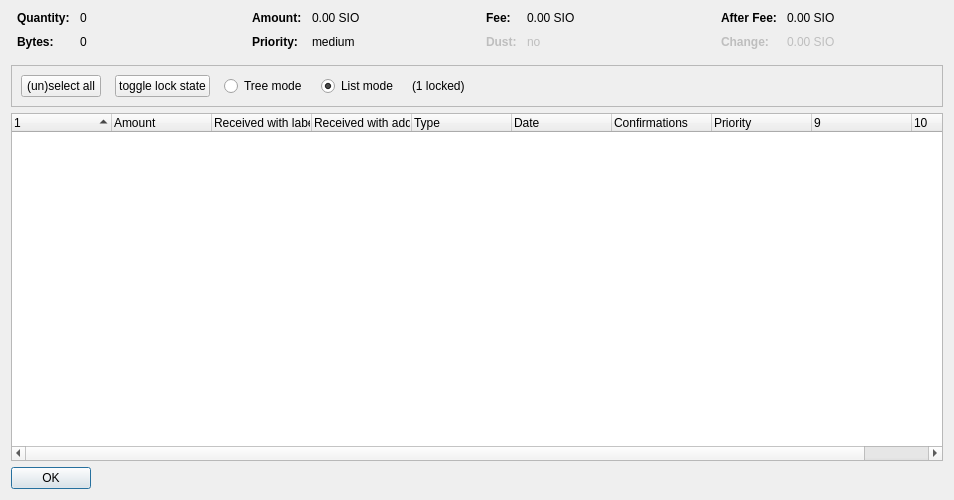
<?xml version="1.0" encoding="UTF-8"?>
<ui version="4.0">
 <class>CoinControlDialog</class>
 <widget class="QDialog" name="CoinControlDialog">
  <property name="geometry">
   <rect>
    <x>0</x>
    <y>0</y>
    <width>954</width>
    <height>500</height>
   </rect>
  </property>
  <property name="windowTitle">
   <string>Coin Selection</string>
  </property>
  <layout class="QVBoxLayout" name="verticalLayout">
   <item>
    <layout class="QHBoxLayout" name="horizontalLayoutTop" stretch="0,0,0,0">
     <property name="topMargin">
      <number>0</number>
     </property>
     <property name="bottomMargin">
      <number>10</number>
     </property>
     <item>
      <layout class="QFormLayout" name="formLayoutCoinControl1">
       <property name="horizontalSpacing">
        <number>10</number>
       </property>
       <property name="verticalSpacing">
        <number>10</number>
       </property>
       <property name="leftMargin">
        <number>6</number>
       </property>
       <property name="rightMargin">
        <number>6</number>
       </property>
       <item row="0" column="0">
        <widget class="QLabel" name="labelCoinControlQuantityText">
         <property name="font">
          <font>
           <weight>75</weight>
           <bold>true</bold>
          </font>
         </property>
         <property name="text">
          <string>Quantity:</string>
         </property>
        </widget>
       </item>
       <item row="0" column="1">
        <widget class="QLabel" name="labelCoinControlQuantity">
         <property name="cursor">
          <cursorShape>IBeamCursor</cursorShape>
         </property>
         <property name="contextMenuPolicy">
          <enum>Qt::ActionsContextMenu</enum>
         </property>
         <property name="text">
          <string notr="true">0</string>
         </property>
         <property name="textInteractionFlags">
          <set>Qt::LinksAccessibleByMouse|Qt::TextSelectableByKeyboard|Qt::TextSelectableByMouse</set>
         </property>
        </widget>
       </item>
       <item row="1" column="0">
        <widget class="QLabel" name="labelCoinControlBytesText">
         <property name="font">
          <font>
           <weight>75</weight>
           <bold>true</bold>
          </font>
         </property>
         <property name="text">
          <string>Bytes:</string>
         </property>
        </widget>
       </item>
       <item row="1" column="1">
        <widget class="QLabel" name="labelCoinControlBytes">
         <property name="cursor">
          <cursorShape>IBeamCursor</cursorShape>
         </property>
         <property name="contextMenuPolicy">
          <enum>Qt::ActionsContextMenu</enum>
         </property>
         <property name="text">
          <string notr="true">0</string>
         </property>
         <property name="textInteractionFlags">
          <set>Qt::LinksAccessibleByMouse|Qt::TextSelectableByKeyboard|Qt::TextSelectableByMouse</set>
         </property>
        </widget>
       </item>
      </layout>
     </item>
     <item>
      <layout class="QFormLayout" name="formLayoutCoinControl2">
       <property name="horizontalSpacing">
        <number>10</number>
       </property>
       <property name="verticalSpacing">
        <number>10</number>
       </property>
       <property name="leftMargin">
        <number>6</number>
       </property>
       <property name="rightMargin">
        <number>6</number>
       </property>
       <item row="0" column="0">
        <widget class="QLabel" name="labelCoinControlAmountText">
         <property name="font">
          <font>
           <weight>75</weight>
           <bold>true</bold>
          </font>
         </property>
         <property name="text">
          <string>Amount:</string>
         </property>
        </widget>
       </item>
       <item row="0" column="1">
        <widget class="QLabel" name="labelCoinControlAmount">
         <property name="cursor">
          <cursorShape>IBeamCursor</cursorShape>
         </property>
         <property name="contextMenuPolicy">
          <enum>Qt::ActionsContextMenu</enum>
         </property>
         <property name="text">
          <string notr="true">0.00 SIO</string>
         </property>
         <property name="textInteractionFlags">
          <set>Qt::LinksAccessibleByMouse|Qt::TextSelectableByKeyboard|Qt::TextSelectableByMouse</set>
         </property>
        </widget>
       </item>
       <item row="1" column="0">
        <widget class="QLabel" name="labelCoinControlPriorityText">
         <property name="font">
          <font>
           <weight>75</weight>
           <bold>true</bold>
          </font>
         </property>
         <property name="text">
          <string>Priority:</string>
         </property>
        </widget>
       </item>
       <item row="1" column="1">
        <widget class="QLabel" name="labelCoinControlPriority">
         <property name="cursor">
          <cursorShape>IBeamCursor</cursorShape>
         </property>
         <property name="contextMenuPolicy">
          <enum>Qt::ActionsContextMenu</enum>
         </property>
         <property name="text">
          <string>medium</string>
         </property>
         <property name="textInteractionFlags">
          <set>Qt::LinksAccessibleByMouse|Qt::TextSelectableByKeyboard|Qt::TextSelectableByMouse</set>
         </property>
        </widget>
       </item>
      </layout>
     </item>
     <item>
      <layout class="QFormLayout" name="formLayoutCoinControl3">
       <property name="horizontalSpacing">
        <number>10</number>
       </property>
       <property name="verticalSpacing">
        <number>10</number>
       </property>
       <property name="leftMargin">
        <number>6</number>
       </property>
       <property name="rightMargin">
        <number>6</number>
       </property>
       <item row="0" column="0">
        <widget class="QLabel" name="labelCoinControlFeeText">
         <property name="font">
          <font>
           <weight>75</weight>
           <bold>true</bold>
          </font>
         </property>
         <property name="text">
          <string>Fee:</string>
         </property>
        </widget>
       </item>
       <item row="0" column="1">
        <widget class="QLabel" name="labelCoinControlFee">
         <property name="cursor">
          <cursorShape>IBeamCursor</cursorShape>
         </property>
         <property name="contextMenuPolicy">
          <enum>Qt::ActionsContextMenu</enum>
         </property>
         <property name="text">
          <string notr="true">0.00 SIO</string>
         </property>
         <property name="textInteractionFlags">
          <set>Qt::LinksAccessibleByMouse|Qt::TextSelectableByKeyboard|Qt::TextSelectableByMouse</set>
         </property>
        </widget>
       </item>
       <item row="1" column="0">
        <widget class="QLabel" name="labelCoinControlLowOutputText">
         <property name="enabled">
          <bool>false</bool>
         </property>
         <property name="font">
          <font>
           <weight>75</weight>
           <bold>true</bold>
          </font>
         </property>
         <property name="text">
          <string>Dust:</string>
         </property>
        </widget>
       </item>
       <item row="1" column="1">
        <widget class="QLabel" name="labelCoinControlLowOutput">
         <property name="enabled">
          <bool>false</bool>
         </property>
         <property name="cursor">
          <cursorShape>IBeamCursor</cursorShape>
         </property>
         <property name="contextMenuPolicy">
          <enum>Qt::ActionsContextMenu</enum>
         </property>
         <property name="text">
          <string>no</string>
         </property>
         <property name="textInteractionFlags">
          <set>Qt::LinksAccessibleByMouse|Qt::TextSelectableByKeyboard|Qt::TextSelectableByMouse</set>
         </property>
        </widget>
       </item>
      </layout>
     </item>
     <item>
      <layout class="QFormLayout" name="formLayoutCoinControl4">
       <property name="horizontalSpacing">
        <number>10</number>
       </property>
       <property name="verticalSpacing">
        <number>10</number>
       </property>
       <property name="leftMargin">
        <number>6</number>
       </property>
       <property name="rightMargin">
        <number>6</number>
       </property>
       <item row="0" column="0">
        <widget class="QLabel" name="labelCoinControlAfterFeeText">
         <property name="font">
          <font>
           <weight>75</weight>
           <bold>true</bold>
          </font>
         </property>
         <property name="text">
          <string>After Fee:</string>
         </property>
        </widget>
       </item>
       <item row="0" column="1">
        <widget class="QLabel" name="labelCoinControlAfterFee">
         <property name="cursor">
          <cursorShape>IBeamCursor</cursorShape>
         </property>
         <property name="contextMenuPolicy">
          <enum>Qt::ActionsContextMenu</enum>
         </property>
         <property name="text">
          <string notr="true">0.00 SIO</string>
         </property>
         <property name="textInteractionFlags">
          <set>Qt::LinksAccessibleByMouse|Qt::TextSelectableByKeyboard|Qt::TextSelectableByMouse</set>
         </property>
        </widget>
       </item>
       <item row="1" column="0">
        <widget class="QLabel" name="labelCoinControlChangeText">
         <property name="enabled">
          <bool>false</bool>
         </property>
         <property name="font">
          <font>
           <weight>75</weight>
           <bold>true</bold>
          </font>
         </property>
         <property name="text">
          <string>Change:</string>
         </property>
        </widget>
       </item>
       <item row="1" column="1">
        <widget class="QLabel" name="labelCoinControlChange">
         <property name="enabled">
          <bool>false</bool>
         </property>
         <property name="cursor">
          <cursorShape>IBeamCursor</cursorShape>
         </property>
         <property name="contextMenuPolicy">
          <enum>Qt::ActionsContextMenu</enum>
         </property>
         <property name="text">
          <string notr="true">0.00 SIO</string>
         </property>
         <property name="textInteractionFlags">
          <set>Qt::LinksAccessibleByMouse|Qt::TextSelectableByKeyboard|Qt::TextSelectableByMouse</set>
         </property>
        </widget>
       </item>
      </layout>
     </item>
    </layout>
   </item>
   <item>
    <widget class="QFrame" name="frame">
     <property name="minimumSize">
      <size>
       <width>0</width>
       <height>40</height>
      </size>
     </property>
     <property name="frameShape">
      <enum>QFrame::StyledPanel</enum>
     </property>
     <property name="frameShadow">
      <enum>QFrame::Sunken</enum>
     </property>
     <layout class="QHBoxLayout" name="horizontalLayout">
      <item>
       <layout class="QHBoxLayout" name="horizontalLayoutPanel" stretch="0,0,0,0,0,0">
        <property name="spacing">
         <number>14</number>
        </property>
        <item>
         <widget class="QPushButton" name="pushButtonSelectAll">
          <property name="sizePolicy">
           <sizepolicy hsizetype="Maximum" vsizetype="Fixed">
            <horstretch>0</horstretch>
            <verstretch>0</verstretch>
           </sizepolicy>
          </property>
          <property name="text">
           <string>(un)select all</string>
          </property>
          <property name="autoDefault">
           <bool>false</bool>
          </property>
         </widget>
        </item>
        <item>
         <widget class="QPushButton" name="pushButtonToggleLock">
          <property name="sizePolicy">
           <sizepolicy hsizetype="Maximum" vsizetype="Fixed">
            <horstretch>0</horstretch>
            <verstretch>0</verstretch>
           </sizepolicy>
          </property>
          <property name="text">
           <string>toggle lock state</string>
          </property>
          <property name="autoDefault">
           <bool>false</bool>
          </property>
         </widget>
        </item>
        <item>
         <widget class="QRadioButton" name="radioTreeMode">
          <property name="sizePolicy">
           <sizepolicy hsizetype="Maximum" vsizetype="Fixed">
            <horstretch>0</horstretch>
            <verstretch>0</verstretch>
           </sizepolicy>
          </property>
          <property name="text">
           <string>Tree mode</string>
          </property>
         </widget>
        </item>
        <item>
         <widget class="QRadioButton" name="radioListMode">
          <property name="sizePolicy">
           <sizepolicy hsizetype="Maximum" vsizetype="Fixed">
            <horstretch>0</horstretch>
            <verstretch>0</verstretch>
           </sizepolicy>
          </property>
          <property name="text">
           <string>List mode</string>
          </property>
          <property name="checked">
           <bool>true</bool>
          </property>
         </widget>
        </item>
        <item>
         <widget class="QLabel" name="labelLocked">
          <property name="text">
           <string>(1 locked)</string>
          </property>
         </widget>
        </item>
        <item>
         <spacer name="horizontalSpacer">
          <property name="orientation">
           <enum>Qt::Horizontal</enum>
          </property>
          <property name="sizeHint" stdset="0">
           <size>
            <width>40</width>
            <height>20</height>
           </size>
          </property>
         </spacer>
        </item>
       </layout>
      </item>
     </layout>
    </widget>
   </item>
   <item>
    <widget class="CoinControlTreeWidget" name="treeWidget">
     <property name="contextMenuPolicy">
      <enum>Qt::CustomContextMenu</enum>
     </property>
     <property name="sortingEnabled">
      <bool>false</bool>
     </property>
     <property name="columnCount">
      <number>10</number>
     </property>
     <attribute name="headerShowSortIndicator" stdset="0">
      <bool>true</bool>
     </attribute>
     <attribute name="headerStretchLastSection">
      <bool>false</bool>
     </attribute>
     <column>
      <property name="text">
       <string/>
      </property>
     </column>
     <column>
      <property name="text">
       <string>Amount</string>
      </property>
     </column>
     <column>
      <property name="text">
       <string>Received with label</string>
      </property>
     </column>
     <column>
      <property name="text">
       <string>Received with address</string>
      </property>
     </column>
     <column>
      <property name="text">
       <string>Type</string>
      </property>
     </column>
     <column>
      <property name="text">
       <string>Date</string>
      </property>
     </column>
     <column>
      <property name="text">
       <string>Confirmations</string>
      </property>
      <property name="toolTip">
       <string>Confirmed</string>
      </property>
     </column>
     <column>
      <property name="text">
       <string>Priority</string>
      </property>
     </column>
     <column>
      <property name="text">
       <string/>
      </property>
     </column>
     <column>
      <property name="text">
       <string/>
      </property>
     </column>
    </widget>
   </item>
   <item>
    <widget class="QDialogButtonBox" name="buttonBox">
     <property name="sizePolicy">
      <sizepolicy hsizetype="Maximum" vsizetype="Fixed">
       <horstretch>0</horstretch>
       <verstretch>0</verstretch>
      </sizepolicy>
     </property>
     <property name="orientation">
      <enum>Qt::Horizontal</enum>
     </property>
     <property name="standardButtons">
      <set>QDialogButtonBox::Ok</set>
     </property>
    </widget>
   </item>
  </layout>
 </widget>
 <customwidgets>
  <customwidget>
   <class>CoinControlTreeWidget</class>
   <extends>QTreeWidget</extends>
   <header>coincontroltreewidget.h</header>
  </customwidget>
 </customwidgets>
 <resources/>
 <connections/>
</ui>
